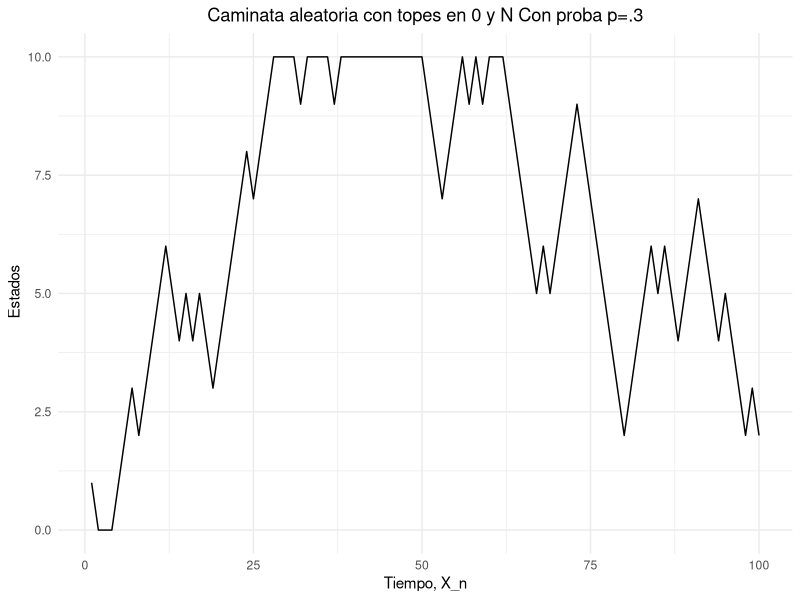
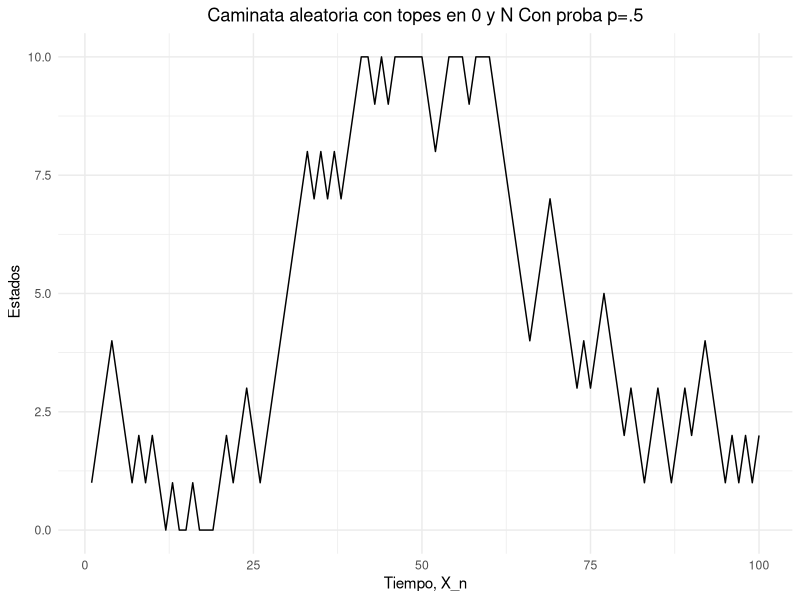
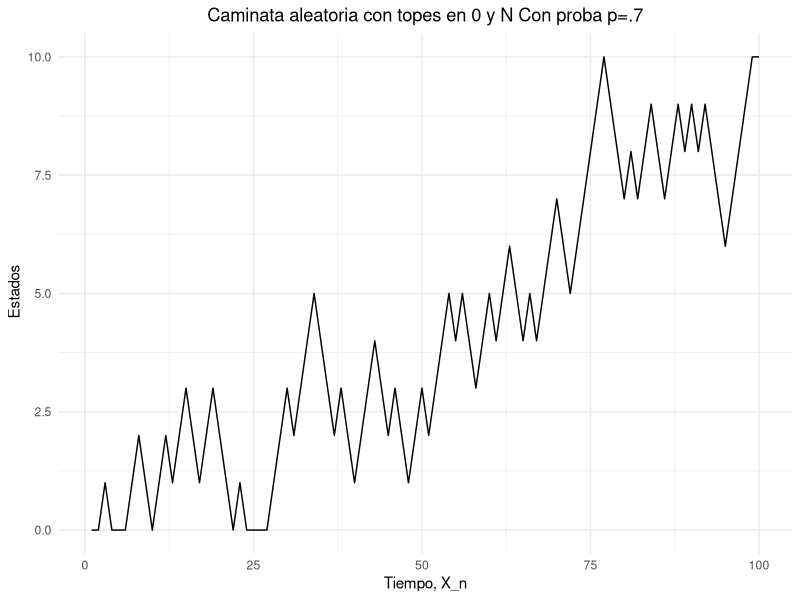
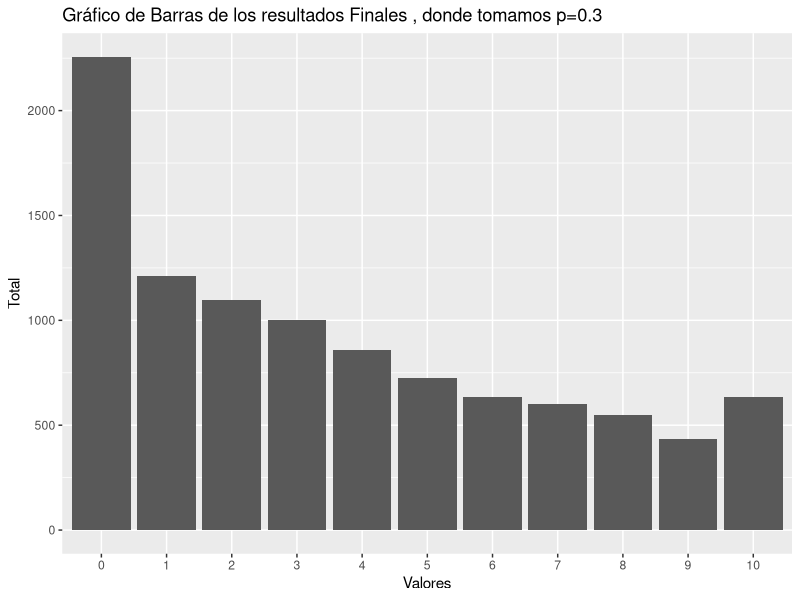

Recreate these plots in R, in order.
#Primer examen de Preocesos Estocásticos
#Realizado por: Alvarado Placios Fernando

#Ejercicio 5 


#Librerias a usar 
library(ggplot2)



#Función que simula el salto del caminante con la misma probabilidad de ir a la derecha o izquierda 
salto_caminante  <- function(){#No tienen parametros pro que el proceso es simetrico
     if(runif(1) > 0.5) { 
        return(1)
    } else {
        return(-1)
    }
}



#Función que simula el tope del caminante en el punto 0 y N (con proba p y 1-p de quedarse o irese)
tope_caminante  <- function(p, estado, N){#Parametro p que es la probabilidad moverse al estado 1 o N-1, estado que es el estado actual del caminante si es 0 o N
    if(runif(1) < p) { 
        if(estado == 0){#Si el estado es 0 se mueve a la derecha, si no a la izquierda
            return(1)
        } else if(estado == N) {
            return(-1)
        }
    } else {
        return(0)
    }
}

#Función que simula el proceso del caminante con topes en 0 y N
proceso_caminante  <- function(N,p, n){#Parametros N: size de nuestra CM, p: probabilidad en los topes, n: numero de pasos que se desee simular, inicioCaminante: punto de inicio de nuestro caminante, este parametro es opcional 
        estadoActual  <-  0 #Fijando el estado inicial de la caminata 
        caminata  <- c( tope_caminante(p, estadoActual, N))
        for(i in 2:n){ #Ciclo que simula los pasos de la caminata
            if(caminata[length(caminata)] == 0 | caminata[length(caminata)] == N){ # nolint: line_length_linter.
                    estadoActual  <- caminata[length(caminata)] +  tope_caminante(p, caminata[length(caminata)], N ) #Redefinimos nuestro estado final  
                     caminata  <- c(caminata,estadoActual) 
            } else if(caminata[length(caminata)] > 0 & caminata[length(caminata)] < N){
                    estadoActual  <- caminata[length(caminata)]+  salto_caminante() #Redefinimos nuestro estado final 
                    caminata  <- c(caminata,estadoActual)            
        }
        
    }
    return(caminata)
}



#Obs, si agrego otra proceso cambie el nombre en la grafica de abajo, para que no haya problemas
#Ejemplo de simulación de la caminata con topes en 0 y N, se puede modificar pero no reenombre la variable, para que la grafica pueda salir sin ningun problema
proceso1  <- proceso_caminante(10, .3, 100) #Simulación de la caminata con topes en 0 y 10 con probabilidad de 0.5 de quedarse en los topes y 100 pasos

proceso2 <- proceso_caminante(10, .5, 100) #Simulación de la caminata con topes en 0 y 10 con probabilidad de 0.5 de quedarse en los topes y 100 pasos

proceso3 <- proceso_caminante(10, .7, 100)



vector_a_graficar <- proceso2 #Vector que se graficara, si se quiere cambiar por otro vector, cambiar el nombre en la grafica de abajo



#Creando la grafica
grafica_Proceso  <- function(data, mensaje = ""){
    ggplot(data, aes(x = Paso, y = Caminata)) + 
    geom_line() + #Parametro para pasar que grafica quiero poner
    labs(title = paste("Caminata aleatoria con topes en 0 y N", mensaje), x = "Tiempo, X_n", y = " Estados") + 
    theme_minimal() + 
    theme(plot.title = element_text(hjust = 0.5))
}


#Graficando la caminata aleatoria 1
grafica1 <- grafica_Proceso( data.frame(Paso = 1:length(proceso1), Caminata = proceso1), "Con proba p=.3" ) #Grafica de la caminata aleatoria


#Graficando la caminata aleatoria 1
grafica2 <- grafica_Proceso( data.frame(Paso = 1:length(proceso2), Caminata = proceso2), "Con proba p=.5") #Grafica de la caminata aleatoria

#Graficando la caminata aleatoria 1
grafica3 <- grafica_Proceso( data.frame(Paso = 1:length(proceso3), Caminata = proceso3), "Con proba p=.7") #Grafica de la caminata aleatoria


#Mostrando la grafica
grafica1
grafica2
grafica3







#Usando el metodo de Monte Carlo para obtener la distribucion estacionaria  de nuestro proceso  
#-------- Recomiendo ejecutar esto por separado ya que luego se rompe R y no muestra bien las graficas

#Haciedno muchas iteraciones de nueestras caminatas
iteraciones  <- 100

#Viendo los estados finales de nuestras caminatas
lista_de_estados  <- c()


for(i in 1:iteraciones){

    proceso_CM <- proceso_caminante(10, .3, 100)
    lista_de_estados <- c(lista_de_estados, proceso_CM )
}



tabla  <- table(lista_de_estados)

print(tabla) #Distribucion de estados finales de nuestras caminatas

#Graficando la distribucion de estados final de nuestras caminatas
tabla_df <- as.data.frame(table(lista_de_estados))
names(tabla_df) <- c("Estado", "Frecuencia")

# Crear un gráfico de barras
ggplot(tabla_df, aes(x = Estado, y = Frecuencia)) +
  geom_bar(stat = "identity") +
  labs(title = "Gráfico de Barras de los resultados Finales , donde tomamos p=0.3", x = "Valores", y = "Total")


#Con el metodo de Montecarlo Aproximando una distribucion estacioanriaa de nuestro proceso

frecuencias_relativas <- tabla/(iteraciones*100)

frecuencias_relativas
